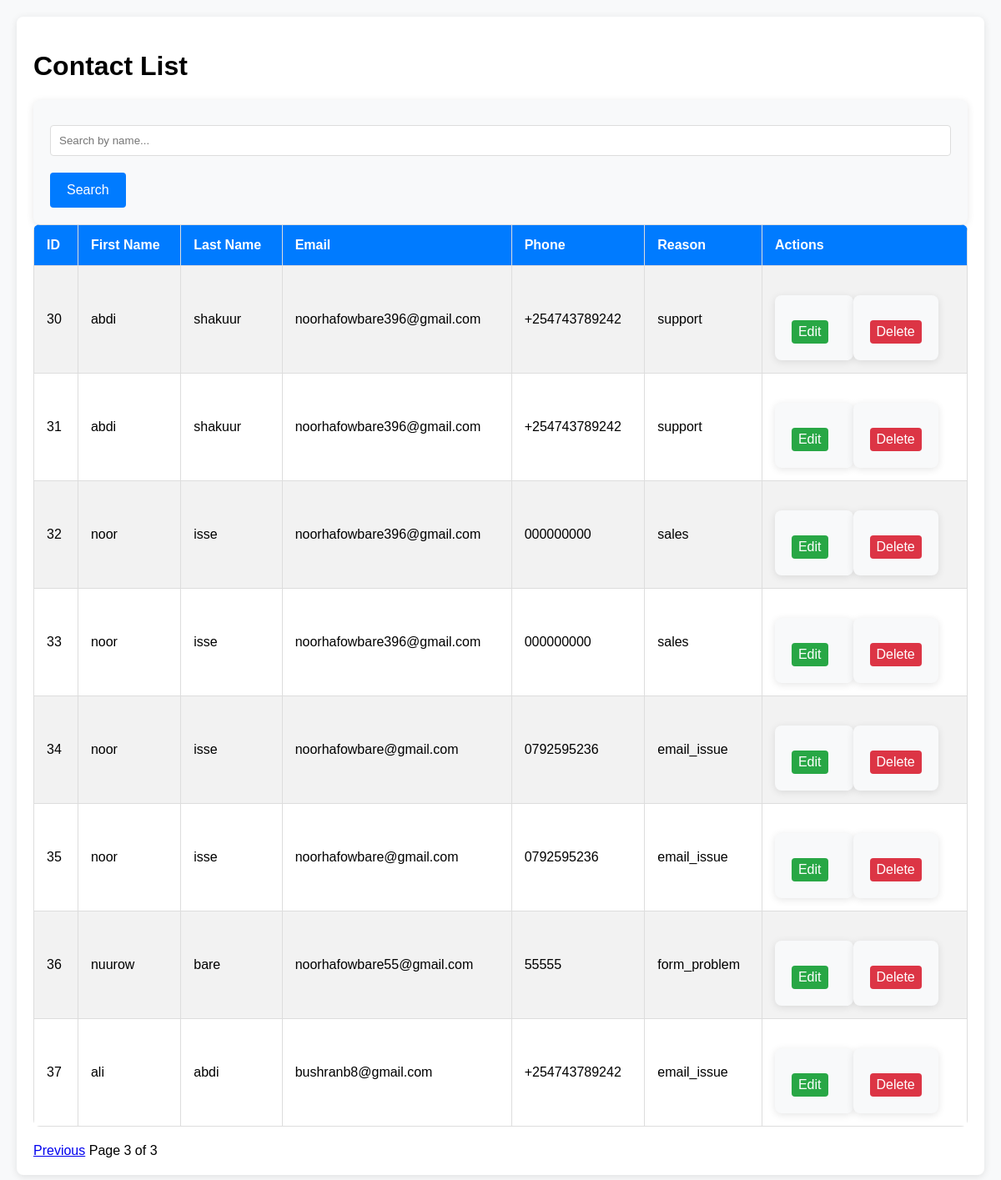
Page /admin/contacts?page=3&search= on the earlier database version.
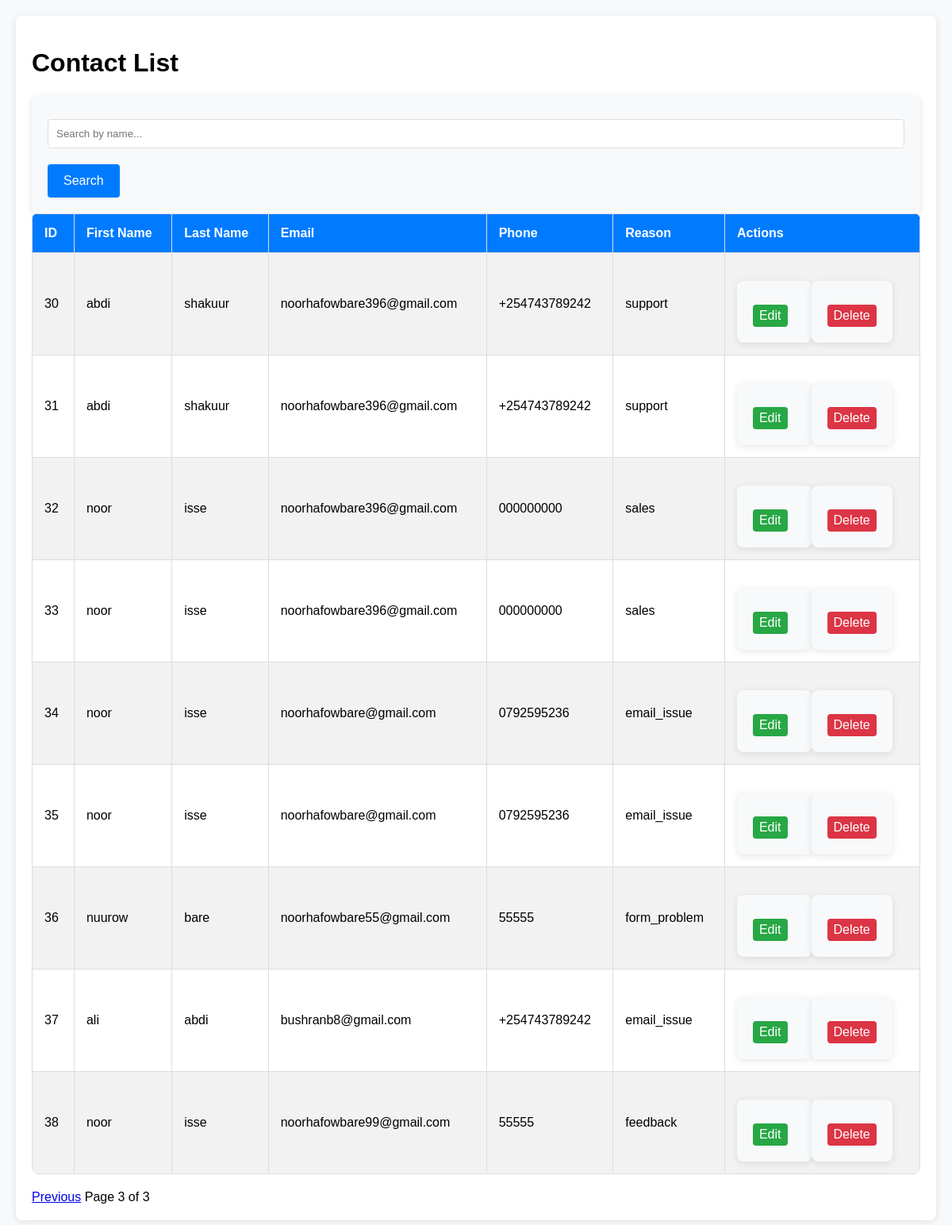
Same page on the later database version.
### tables this page shows
CREATE TABLE contacts (
                    id INTEGER PRIMARY KEY AUTOINCREMENT,
                    first_name TEXT NOT NULL,
                    last_name TEXT NOT NULL,
                    email TEXT NOT NULL,
                    phone TEXT NOT NULL,
                    reason TEXT NOT NULL
                );

### app.py (the view)
@app.route('/admin/contacts')
def view_contacts():
    search = request.args.get('search', '')
    page = request.args.get('page', 1, type=int)
    per_page = 10
    offset = (page - 1) * per_page
    conn = get_db_connection()
    query = 'SELECT * FROM contacts WHERE first_name LIKE ? OR last_name LIKE ? LIMIT ? OFFSET ?'
    search_param = f"%{search}%"
    contacts = conn.execute(query, (search_param, search_param, per_page, offset)).fetchall()
    total_query = 'SELECT COUNT(*) FROM contacts WHERE first_name LIKE ? OR last_name LIKE ?'
    total = conn.execute(total_query, (search_param, search_param)).fetchone()[0]
    conn.close()
    return render_template('contacts.html', contacts=contacts, page=page, per_page=per_page, total=total)

### app.py (called while the page is built)
def get_db_connection():
    conn = sqlite3.connect('database.db')
    conn.row_factory = sqlite3.Row
    return conn

### templates/contacts.html (shortened to what this page needs)
<!DOCTYPE html>
<html lang="en">
  <head>
    <link
      rel="stylesheet"
      href="{{ url_for('static', filename='css/admin.css') }}"
    />
  </head>
  <body>
    <div class="container">
      <h1>Contact List</h1>
      <div class="search-container">
        <form action="{{ url_for('view_contacts') }}" method="GET">
          <input
            type="text"
            name="search"
            placeholder="Search by name..."
            value="{{ request.args.get('search', '') }}"
          />
          <button type="submit">Search</button>
        </form>
      </div>
      <table>
        <tr>
          <th>ID</th>
          <th>First Name</th>
          <th>Last Name</th>
          <th>Email</th>
          <th>Phone</th>
          <th>Reason</th>
          <th>Actions</th>
        </tr>
        {% for contact in contacts %}
        <tr>
          <td>{{ contact.id }}</td>
          <td>{{ contact.first_name }}</td>
          <td>{{ contact.last_name }}</td>
          <td>{{ contact.email }}</td>
          <td>{{ contact.phone }}</td>
          <td>{{ contact.reason }}</td>
          <td>
            <div class="actions">
              <form
                action="{{ url_for('edit_contact', id=contact.id) }}"
                method="GET"
                style="display: inline"
              >
                <button class="edit" type="submit">Edit</button>
              </form>
              <form
                action="{{ url_for('delete_contact', id=contact.id) }}"
                method="POST"
                style="display: inline"
                onsubmit="return confirm('Are you sure you want to delete this contact?');"
              >
                <button class="delete" type="submit">Delete</button>
              </form>
            </div>
          </td>
        </tr>
        {% endfor %}
      </table>
      <div class="pagination">
        {% if page > 1 %}
        <a
          href="{{ url_for('view_contacts', page=page-1, search=request.args.get('search', '')) }}"
          >Previous</a
        >
        {% endif %}
        <span
          >Page {{ page }} of {{ (total // per_page) + (1 if total % per_page >
          0 else 0) }}</span
        >
      </div>
    </div>
  </body>
</html>

### static/css/admin.css (style rules this page uses)
body { font-family: Arial, sans-serif; background-color: #f8f9fa; margin: 0; padding: 20px; }
.container { max-width: 1200px; margin: 0 auto; padding: 20px; background-color: white; border-radius: 8px; box-shadow: 0 2px 10px rgba(0, 0, 0, 0.1); }
table { width: 100%; border-collapse: collapse; margin-bottom: 20px; background-color: white; border-radius: 8px; overflow: hidden; }
table th, table td { padding: 15px; border: 1px solid #ddd; text-align: left; }
table th { background-color: #007bff; color: white; font-size: 16px; }
table tr:nth-child(even) { background-color: #f2f2f2; }
button.edit { background-color: #28a745; color: white; border: none; padding: 5px 8px; border-radius: 4px; cursor: pointer; margin-right: 10px; }
button.delete { background-color: #dc3545; color: white; border: none; padding: 5px 8px; border-radius: 4px; cursor: pointer; }
.actions { display: flex; justify-content: flex-start; align-items: center; }
form { margin-top: 20px; background-color: #f8f9fa; padding: 20px; border-radius: 8px; box-shadow: 0 2px 10px rgba(0, 0, 0, 0.1); }
form input, form select, form textarea { width: 100%; padding: 10px; margin: 10px 0; border: 1px solid #ddd; border-radius: 4px; box-sizing: border-box; }
form button { background-color: #007bff; color: white; padding: 12px 20px; border: none; border-radius: 4px; cursor: pointer; font-size: 16px; margin-top: 10px; }

Differences in the rows shown:
added contacts: id "38", first_name "noor", last_name "isse", email "noorhafowbare99@gmail.com", phone "55555", reason "feedback"
